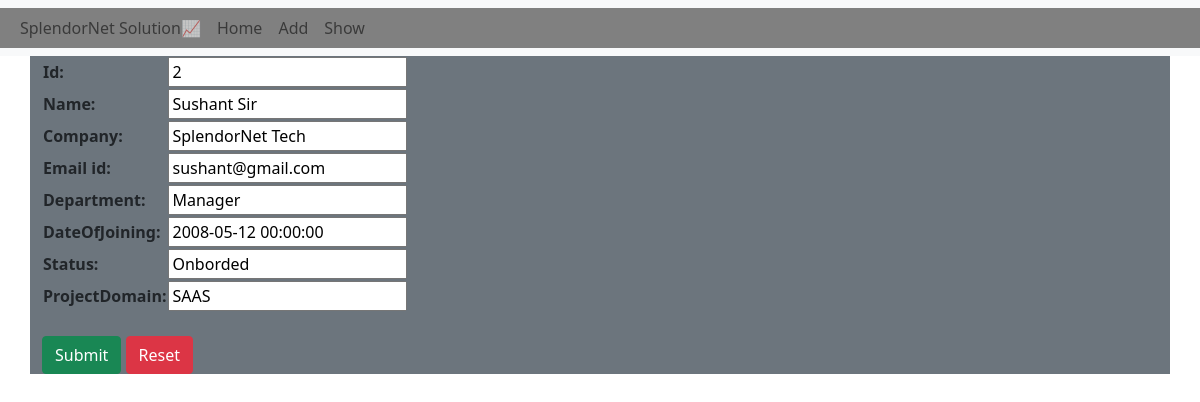
/pro1/uv/2/, run on the app's committed database.
### app1/models.py (models this page shows)
class Employee(models.Model):
    id=models.IntegerField(primary_key=True)
    name=models.CharField(max_length=100,null=False)
    company=models.CharField(max_length=50,null=False)
    email_id=models.EmailField(unique=True)
    department=models.CharField(max_length=50,null=False)
    dateOfJoining=models.DateTimeField()
    status=models.CharField(max_length=50)
    projectDomain=models.CharField(max_length=60,null=False)

### app1/views.py (the view)
# urls.py: path('uv/<int:u>/',updateview),
def updateview(request,u):
    obj1=Employee.objects.get(id=u)
    form=EmployeeForm(instance=obj1)
    if request.method=="POST":
        form=EmployeeForm(request.POST,instance=obj1)
        if form.is_valid():
            form.save()
            return redirect('/pro1/sv/')
    return render(request,'tapp1/add.html',{'form':form})

### app1/forms.py
class EmployeeForm(forms.ModelForm):
    class Meta:
        model=Employee
        fields="__all__"

### templates/tapp1/add.html (shortened to what this page needs)
{% extends 'base.html' %}
{% block content %}
<div class="container bg bg-secondary">
    <form method="post">
        <table>
            {{ form.as_table }}
        </table>
        <br>
        <input type="submit" class="btn btn-success">
        <input type="reset" class="btn btn-danger">
    </form>
</div>
{% endblock %}

### data on the page
Employee: id "2", name "Sushant Sir", company "SplendorNet Tech", email_id "sushant@gmail.com", department "Manager", dateOfJoining "2008-05-12 00:00:00", status "Onborded", projectDomain "SAAS"
